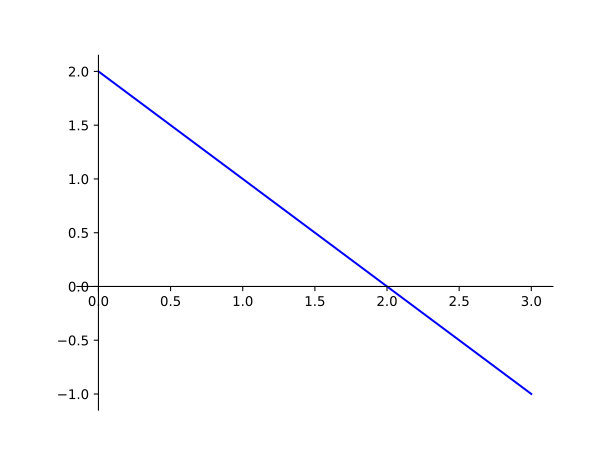

This chart was generated by the following Python code:
import matplotlib.pyplot as plt

f = lambda x: 3 - 2*x
fig, ax  = plt.subplots()
ax.plot([0, f(0)], [2, f(2)], color='blue')

ax.spines['left'].set_position('zero')
ax.spines['right'].set_color('none')

ax.spines['bottom'].set_position('zero')
ax.spines['top'].set_color('none')

# Adiciona rótulo aos eixos
#ax.set_xlabel("x", fontsize=14)
#ax.set_ylabel("y", fontsize=14)

#
ax.grid()
plt.savefig("exemplo_eq_linear.png", dpi=400)



plt.show()
# plt.savefig(nome_arquivo)
